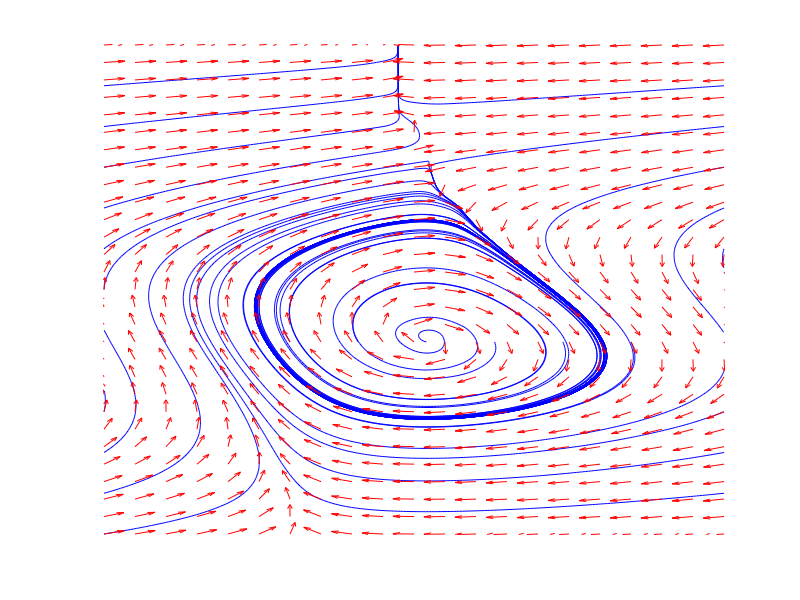

MATLAB code for this plot:
function medio2
% streamlines from the edge

sNorm = 1;

a = 0.9;
b = 0.7;
c = 0.5;
alpha = 0.6;

xrange = [-2 3];
yrange = [-3 4];
rngx = xrange(2) - xrange(1);
rngy = yrange(2) - yrange(1);

[X,Y] = meshgrid(xrange(1):0.25:xrange(2), yrange(1):0.25:yrange(2));

[x,y] = f5(X,Y);

clf
figure(1)
for xloop = 1:2
    xs = xrange(1) +(xloop-1)*rngx;

    for yloop = 1:12
        ys = 0.0 + yrange(1) + (yloop-1)*rngy/12;
        
        streamline(X,Y,x,y,xs,ys)
        
    end
end
for xloop = 1:6
    ys = -0.250;
    xs = 0.6 + (xloop - 3)*2.75/5;
    streamline(X,Y,x,y,xs,ys)
end

hold on
[XQ,YQ] = meshgrid(-3:0.25:3,-3:0.25:4);
[xq,yq] = f5(XQ,YQ);
quiver(XQ,YQ,xq,yq,0.5,'r')
hold off
set(gcf,'Color','White')

axis([-2 3 -3 4])
axis off
print -dpdf -r600 medio2


    function [x,y] = f5(X,Y)
        
        f = a*Y + b*X.*(c-Y.^2);
        g = -X + alpha;
        
        s = sqrt(f.^2 + g.^2);

        if sNorm == 1
            x = f./s;
            y = g./s;
        else
            x = f;
            y = g;
        end
        
    end     % end f5


end % end flowsimple

